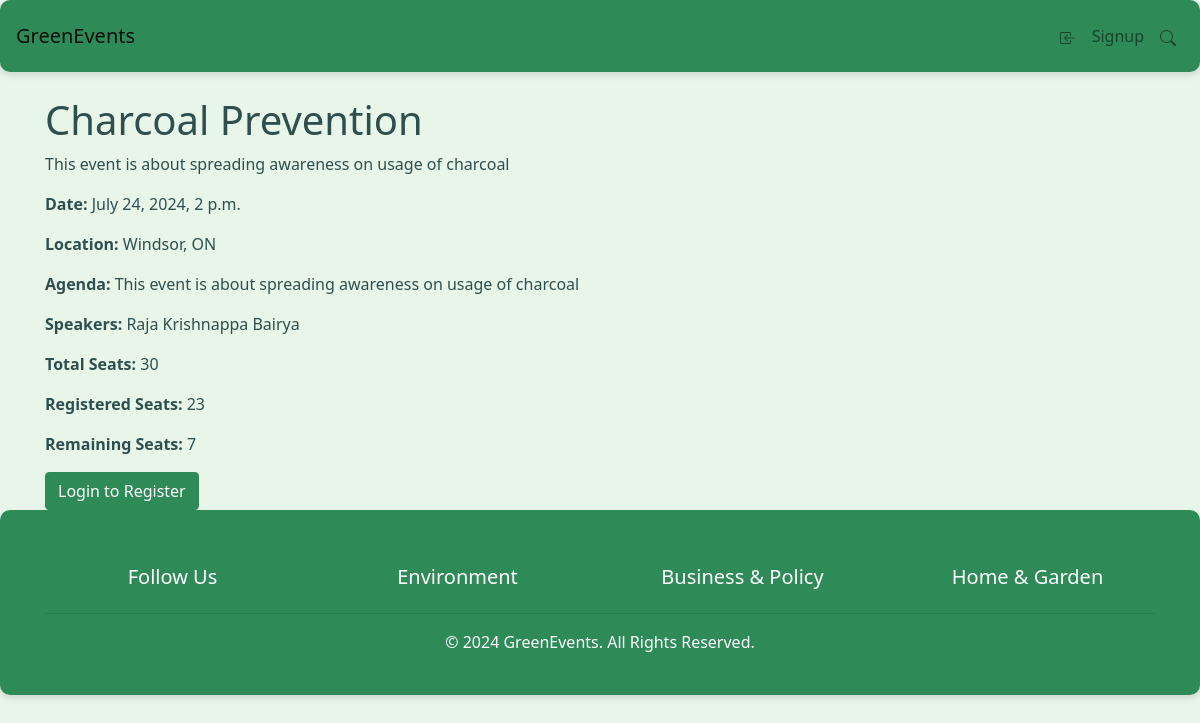
The page /event/1/ on the database its author committed.
### myApp/models.py (models this page shows, shortened)
class Event(models.Model):
    name = models.CharField(max_length=255)
    description = models.TextField()
    eventDate = models.DateTimeField()
    location = models.CharField(max_length=255)
    agenda = models.TextField()
    speakers = models.TextField()
    image = models.ImageField(upload_to='event_images/', blank=True, null=True)
    total_num_of_seats = models.IntegerField()
    registered_seats = models.IntegerField(default=0)
    remaining_seats = models.IntegerField()

### myApp/views.py (the view)
# urls.py: path('event/<int:pk>/', views.EventDetailView.as_view(), name='event_detail'),
class EventDetailView(DetailView):
    model = Event
    template_name = 'event_detail.html'
    context_object_name = 'event'
    def get_object(self, queryset=None):
        obj = super().get_object(queryset=queryset)
        if self.request.user.is_authenticated:
            profile, created = Profile.objects.get_or_create(user=self.request.user)
            profile.past_events.add(obj)
        return obj

### myApp/templates/event_detail.html (shortened to what this page needs)
{% extends 'base.html' %}
{% block content %}
<div class="event-details-page">
    <h1>{{ event.name }}</h1>
    <p>{{ event.description }}</p>
    <p><strong>Date:</strong> {{ event.eventDate }}</p>
    <p><strong>Location:</strong> {{ event.location }}</p>
    <p><strong>Agenda:</strong> {{ event.agenda }}</p>
    <p><strong>Speakers:</strong> {{ event.speakers }}</p>
    <p><strong>Total Seats:</strong> {{ event.total_num_of_seats }}</p>
    <p><strong>Registered Seats:</strong> {{ event.registered_seats }}</p>
    <p><strong>Remaining Seats:</strong> {{ event.remaining_seats }}</p>
    {% if user.is_authenticated %}
    <button id="registerBtn" class="btn btn-success">Register</button>
    {% else %}
    <a href="{% url 'login' %}?next={% url 'event_detail' event.id %}" class="btn btn-primary">Login to Register</a>
    {% endif %}
</div>
{% endblock %}

### myApp/templates/base.html (shortened to what this page needs)
<!DOCTYPE html>
<html lang="en">
<head>
    {% load static %}
    <link rel="stylesheet" href="https://stackpath.bootstrapcdn.com/bootstrap/4.5.2/css/bootstrap.min.css">
    <link rel="stylesheet" href="{% static 'css/style.css' %}">
    <link rel="stylesheet" href="https://cdnjs.cloudflare.com/ajax/libs/font-awesome/5.15.3/css/all.min.css">
</head>
<body>
    <nav class="navbar navbar-expand-lg navbar-light bg-primary-custom fixed-top glass">
        <a class="navbar-brand" href="{% url 'home' %}">GreenEvents</a>
        <div class="collapse navbar-collapse" id="navbarNav">
            <ul class="navbar-nav ml-auto">
                {% if user.is_authenticated %}
                <li class="nav-item">
                    <a class="nav-link" href="{% url 'feedback' %}">Give Feedback</a>
                </li>
                <li class="nav-item">
                    <a class="nav-link" href="{% url 'user_history' %}">Past Events</a>
                </li>
                <li class="nav-item">
                    <a class="nav-link" href="{% url 'view_profile' %}"><svg xmlns="http://www.w3.org/2000/svg" width="16" height="16" fill="currentColor" class="bi bi-person" viewBox="0 0 16 16">
  <path d="M8 8a3 3 0 1 0 0-6 3 3 0 0 0 0 6m2-3a2 2 0 1 1-4 0 2 2 0 0 1 4 0m4 8c0 1-1 1-1 1H3s-1 0-1-1 1-4 6-4 6 3 6 4m-1-.004c-.001-.246-.154-.986-.832-1.664C11.516 10.68 10.289 10 8 10s-3.516.68-4.168 1.332c-.678.678-.83 1.418-.832 1.664z"/>
</svg></a>
                </li>
                <li class="nav-item">
                    <form method="post" action="{% url 'logout' %}" style="display: inline;">
                        {% csrf_token %}
                        <button type="submit" class="btn btn-danger"><svg xmlns="http://www.w3.org/2000/svg" width="16" height="16" fill="currentColor" class="bi bi-box-arrow-right" viewBox="0 0 16 16">
  <path fill-rule="evenodd" d="M10 12.5a.5.5 0 0 1-.5.5h-8a.5.5 0 0 1-.5-.5v-9a.5.5 0 0 1 .5-.5h8a.5.5 0 0 1 .5.5v2a.5.5 0 0 0 1 0v-2A1.5 1.5 0 0 0 9.5 2h-8A1.5 1.5 0 0 0 0 3.5v9A1.5 1.5 0 0 0 1.5 14h8a1.5 1.5 0 0 0 1.5-1.5v-2a.5.5 0 0 0-1 0z"/>
  <path fill-rule="evenodd" d="M15.854 8.354a.5.5 0 0 0 0-.708l-3-3a.5.5 0 0 0-.708.708L14.293 7.5H5.5a.5.5 0 0 0 0 1h8.793l-2.147 2.146a.5.5 0 0 0 .708.708z"/>
</svg></button>
                    </form>
                </li>
                {% else %}
                <li class="nav-item">
                    <a class="nav-link" href="{% url 'login' %}"></a>
                </li>
                <li class="nav-item">
                    <a class="nav-link" href="{% url 'register' %}">Signup</a>
                </li>
                {% endif %}
                <li class="nav-item">
                    <a class="nav-link" href="#" id="searchIcon">
                        <svg xmlns="http://www.w3.org/2000/svg" width="16" height="16" fill="currentColor" class="bi bi-search" viewBox="0 0 16 16">
                            <path d="M11.742 10.344a6.5 6.5 0 1 0-1.397 1.398h-.001q.044.06.098.115l3.85 3.85a1 1 0 0 0 1.415-1.414l-3.85-3.85a1 1 0 0 0-.115-.1zM12 6.5a5.5 5.5 0 1 1-11 0 5.5 5.5 0 0 1 11 0"/>
                        </svg>
                    </a>
                </li>
            </ul>
        </div>
    </nav>
    <div class="container mt-5 pt-5">
        {% block content %}
        {% endblock %}
    </div>
    <footer class="footer bg-primary-custom text-center py-4 mt-auto glass">
        <div class="container">
            <div class="row">
                <div class="col-md-3">
                    <h5 class="footer-heading">Follow Us</h5>
                </div>
                <div class="col-md-3">
                    <h5 class="footer-heading">Environment</h5>
                </div>
                <div class="col-md-3">
                    <h5 class="footer-heading">Business & Policy</h5>
                </div>
                <div class="col-md-3">
                    <h5 class="footer-heading">Home & Garden</h5>
                </div>
            </div>
            <hr>
            <p>© 2024 GreenEvents. All Rights Reserved.</p>
        </div>
    </footer>
</body>
</html>

### myApp/static/css/style.css (style rules this page uses)
:root { --primary-color: #2E8B57; --secondary-color: #3CB371; --background-color: #E8F5E9; --text-color: #2F4F4F; --link-color: #2E8B57; --link-hover-color: #228B22; --glass-bg: rgba(255, 255, 255, 0.7); --glass-border: rgba(46, 139, 87, 0.3); --glass-shadow: 0 4px 6px rgba(0, 0, 0, 0.1); }
body { background-color: var(--background-color); color: var(--text-color); font-family: 'system-ui', -apple-system; display: none; }
a { color: var(--link-color); text-decoration: none; }
.glass { background: var(--glass-bg); border: 1px solid var(--glass-border); backdrop-filter: blur(10px); box-shadow: var(--glass-shadow); border-radius: 10px; padding: 15px; }
.navbar { background-color: var(--primary-color); transition: background-color 0.5s ease; }
.navbar-brand, .navbar-nav .nav-link { color: #fff; }
.footer { background-color: var(--primary-color); color: #fff; padding: 20px 0; text-align: center; position: relative; }
.footer .footer-heading { cursor: pointer; }
.btn-primary { background-color: var(--primary-color); border-color: var(--primary-color); }
.bg-primary-custom { background-color: var(--primary-color) !important; color: #fff; }
.container { margin-top: 30px; }
#searchIcon { cursor: pointer; }

### rows shown on the page
Event: name "Charcoal Prevention", description "This event is about spreading awareness on usage of charcoal", eventDate "July 24, 2024, 2 p.m.", location "Windsor, ON", agenda "This event is about spreading awareness on usage of charcoal", speakers "Raja Krishnappa Bairya", total_num_of_seats "30", registered_seats "23", remaining_seats "7"
